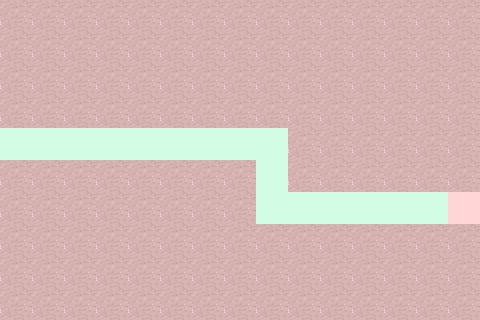

Rendered tile map (Tiled .tmx) drawn with the repository's tilesets; below, a short description and the map source with its tile grids summarised:
An orthogonal 15x10 tile map with 32x32 px tiles, 2 tile layers (Background, Meta), 2 tilesets and 1 object (Spawn).

<map version="1.0" orientation="orthogonal" width="15" height="10" tilewidth="32" tileheight="32">
 <tileset firstgid="1" name="tmw_desert_spacing" tilewidth="32" tileheight="32" spacing="1" margin="1">
  <image source="tmw_desert_spacing.png" width="265" height="199" />
 </tileset>
 <tileset firstgid="49" name="meta_tiles" tilewidth="32" tileheight="32" spacing="1" margin="1">
  <image source="meta_tiles.png" width="100" height="34" />
  <tile id="0">
   <properties>
    <property name="EndPoint" value="true" />
   </properties>
  </tile>
  <tile id="1">
   <properties>
    <property name="Movable" value="true" />
   </properties>
  </tile>
  <tile id="2">
   <properties>
    <property name="TowerAvailable" value="true" />
   </properties>
  </tile>
 </tileset>
 <layer name="Background" width="15" height="10">
  <data>[150 cells, 150 non-empty, 2 distinct tile ids]</data>
 </layer>
 <objectgroup name="Enemies" width="15" height="10">
  <object name="Spawn" x="0" y="128" />
 </objectgroup>
 <layer name="Meta" width="15" height="10">
  <data>[150 cells, 150 non-empty, 3 distinct tile ids]</data>
 </layer>
</map>
